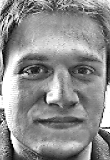
%> input picture diploma/2007/Система online контроля доступа конечного пользователя - Дурнов Денис - РК9-101/sources/work/Fnew.tif, 110 x 160 px
$ octave --eval "ddk_comp('Fnew.tif');"   (GNU Octave 9; MATLAB toolbox functions it lacks are replaced by stand-ins)
%> lines starting %> are read from the running program, lines starting %| are printed output that depends on the picture
### diploma/2007/Система online контроля доступа конечного пользователя - Дурнов Денис - РК9-101/sources/work/ddk_histequal.m
function ddk_histequal(I)
%      Функция выдает эквализацию гистограммы изображения.
% Она принимает массив значения яркостей пикселей изображения.
%           Дурнов Денис 13.05.2006 16:03
% I = imread(filename);
[J,T] = histeq(I);
plot((0:255)/255,T);

### diploma/2007/Система online контроля доступа конечного пользователя - Дурнов Денис - РК9-101/sources/work/ddk_comp.m
function ddk_comp(filename)
%> called with filename = 'Fnew.tif'

I = imread(filename);
%> I is the input picture: size 160x110 uint8; min 2, max 255, mean 142.5
Ih = adapthisteq(I);
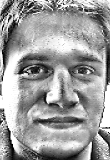
%> Ih: size 160x110 uint8; min 0, max 255, mean 157.3

subplot(2, 3, 1); imshow(I); title('Изображение');
subplot(2, 3, 2); imhist(I); title('Гистограмма');
subplot(2, 3, 3); ddk_histequal(I); title('Передаточная характеристика');
%> in ddk_histequal, `[J,T] = histeq(I);`:
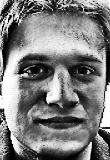
%> J: size 160x110 uint8; min 0, max 255, mean 126.4
%> in ddk_histequal, `[J,T] = histeq(I);`: T = 256 values from 0 to 1
subplot(2, 3, 4); imshow(Ih); title('После обработки');
subplot(2, 3, 5); imhist(Ih); title('Гистограмма');
subplot(2, 3, 6); ddk_histequal(Ih); title('Передаточная характеристика');
%> in ddk_histequal (call 2), `[J,T] = histeq(I);`:
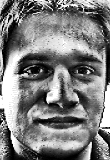
%> J: size 160x110 uint8; min 0, max 255, mean 126.5
%> `ddk_comp('Fnew.tif');`:
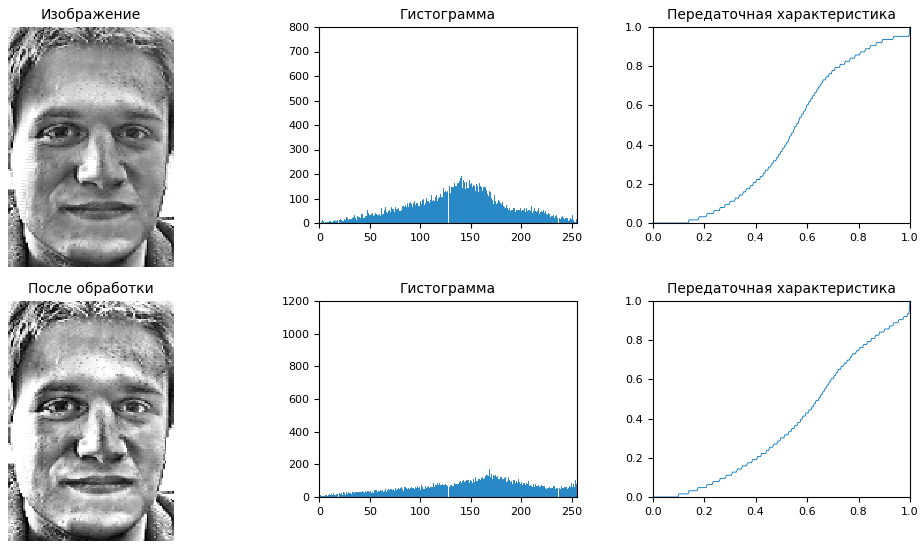
%> figure redrawn from the program's plot data, 6 panels
imwrite(Ih, 'Done.tif');

$ run again, on diploma/2007/Система online контроля доступа конечного пользователя - Дурнов Денис - РК9-101/sources/work/I.tif
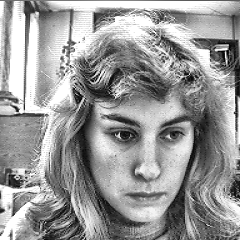
%> input picture diploma/2007/Система online контроля доступа конечного пользователя - Дурнов Денис - РК9-101/sources/work/I.tif, 240 x 240 px
%> in ddk_comp, I is the input picture: size 240x240 uint8; min 1, max 255, mean 153.1
%> in ddk_histequal, `[J,T] = histeq(I);`:
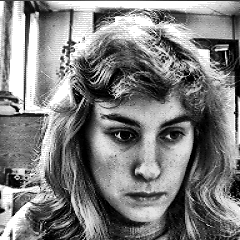
%> J: size 240x240 uint8; min 0, max 255, mean 127
%> T = 256 values from 0 to 1
%> in ddk_histequal (call 2), `[J,T] = histeq(I);`:
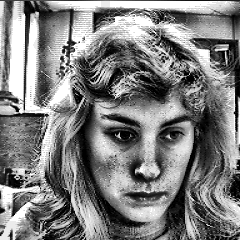
%> J: size 240x240 uint8; min 0, max 255, mean 126.9

$ run again, on diploma/2007/Система online контроля доступа конечного пользователя - Дурнов Денис - РК9-101/sources/work/Middle.tif
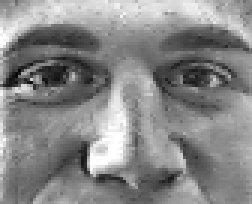
%> input picture diploma/2007/Система online контроля доступа конечного пользователя - Дурнов Денис - РК9-101/sources/work/Middle.tif, 84 x 68 px (shown 3 times larger)
%> in ddk_comp, I is the input picture: size 68x84 uint8; min 7, max 255, mean 134.7
%> in ddk_histequal, `[J,T] = histeq(I);`:
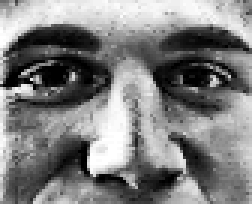
%> J: size 68x84 uint8 (shown 3 times larger); min 0, max 255, mean 126.4
%> T = 256 values from 0 to 1
%> in ddk_histequal (call 2), `[J,T] = histeq(I);`:
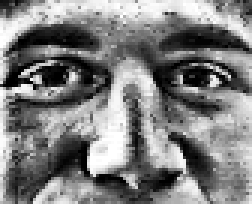
%> J: size 68x84 uint8 (shown 3 times larger); min 0, max 255, mean 126.1

$ run again, on diploma/2007/Система online контроля доступа конечного пользователя - Дурнов Денис - РК9-101/sources/work/Rotate.TIF
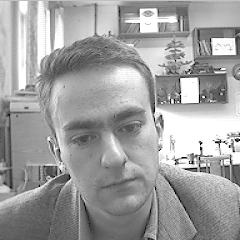
%> input picture diploma/2007/Система online контроля доступа конечного пользователя - Дурнов Денис - РК9-101/sources/work/Rotate.TIF, 240 x 240 px
%> in ddk_comp, I is the input picture: size 240x240 uint8; min 0, max 255, mean 159.5
%> in ddk_histequal, `[J,T] = histeq(I);`:
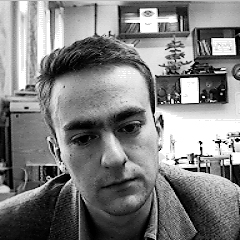
%> J: size 240x240 uint8; min 0, max 255, mean 127
%> T = 256 values from 0 to 1
%> in ddk_histequal (call 2), `[J,T] = histeq(I);`:
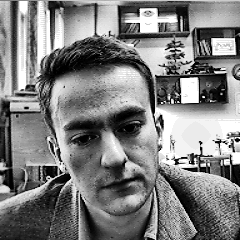
%> J: size 240x240 uint8; min 0, max 255, mean 126.4
